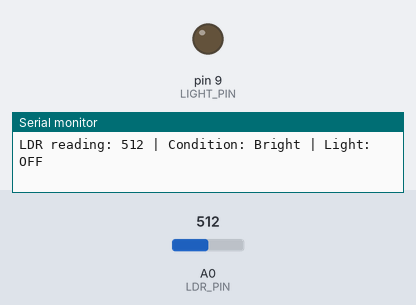
Bench run of a sketch on a simulated Arduino Uno, built with avr-gcc and run on an emulated ATmega328P. On the bench: output pins drawn as LEDs (lit = HIGH), the last lines printed to the serial monitor. The test bench sets the inputs (shaded band); at power-on: A0 (LDR_PIN) = 512.

Above: at 1.2 s.
1.3 s: A0 (LDR_PIN) set to 483
At 2.7 s:
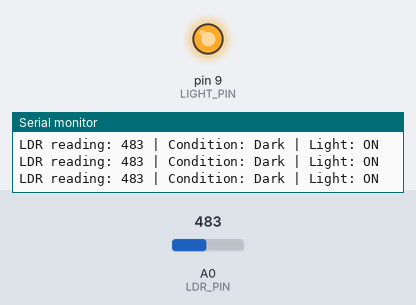
3.0 s: A0 (LDR_PIN) set to 510
At 4.2 s:
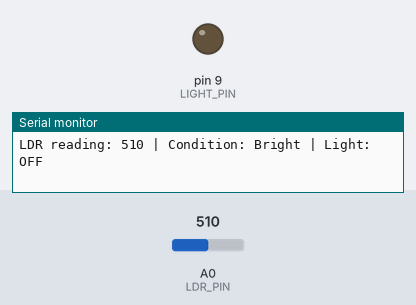
4.5 s: A0 (LDR_PIN) set to 490
At 5.5 s:
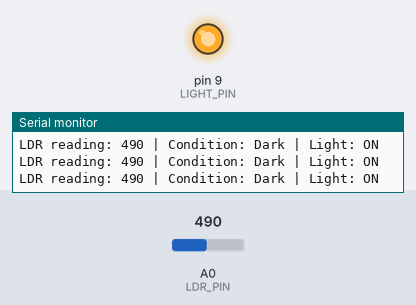
Timing chart, 0 to 7.5 s (numbered marks = the images above; inputs shaded):
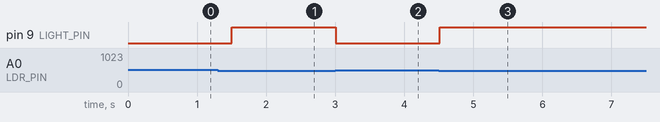

The sketch:

smart_street_light.ino
```cpp
/*
  Smart Street Light System
  Board: Arduino Uno
  Sensor: LDR voltage divider on A0
  Output: LED on digital pin 9

  Example divider: 5V -> LDR -> A0 -> 10k resistor -> GND.
  With this arrangement, brighter light usually gives a higher reading.
*/

const int LDR_PIN = A0;
const int LIGHT_PIN = 9;
const int LIGHT_THRESHOLD = 500;  // Tune for your sensor and room lighting.

void setup() {
  pinMode(LIGHT_PIN, OUTPUT);
  Serial.begin(9600);
}

void loop() {
  int lightLevel = analogRead(LDR_PIN);

  // Turn the demonstration LED on when the environment is dark.
  bool isDark = lightLevel < LIGHT_THRESHOLD;
  digitalWrite(LIGHT_PIN, isDark ? HIGH : LOW);

  Serial.print("LDR reading: ");
  Serial.print(lightLevel);
  Serial.print(" | Condition: ");
  Serial.print(isDark ? "Dark" : "Bright");
  Serial.print(" | Light: ");
  Serial.println(isDark ? "ON" : "OFF");

  delay(300);
}
```

Measured:
- the behaviour switches between 500 and 499 on A0 (LDR_PIN) (found by bisection; images 0 and 1)
- after the input at 1.3 s, pin 9 (LIGHT_PIN): LOW → HIGH after 0.20 s
- after the input at 3.0 s, pin 9 (LIGHT_PIN): HIGH → LOW at once
- after the input at 4.5 s, pin 9 (LIGHT_PIN): LOW → HIGH at once
